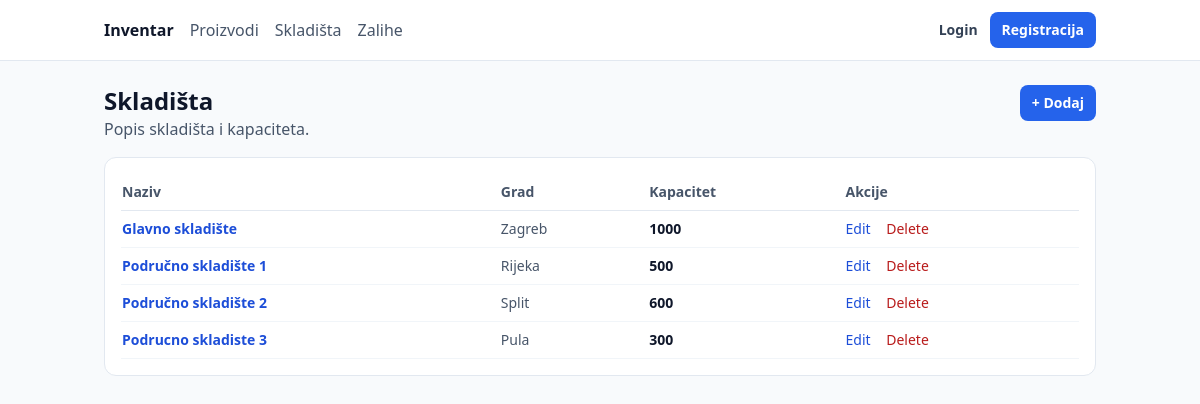
The page /warehouses/ on the database its author committed.
### inventory/models.py (models this page shows, shortened)
class Warehouse(models.Model):
    name = models.CharField(max_length=120)
    city = models.CharField(max_length=120)
    capacity = models.PositiveIntegerField()

### inventory/views.py (the view)
# urls.py: path("warehouses/", views.WarehouseListView.as_view(), name="warehouse_list"),
class WarehouseListView(ListView):
    model = Warehouse
    template_name = "inventory/warehouse_list.html"
    context_object_name = "warehouses"

### templates/inventory/warehouse_list.html (shortened to what this page needs)
{% extends "base.html" %}
{% block content %}
  <div class="flex items-start justify-between gap-4 mb-4">
    <div>
      <h1 class="text-2xl font-bold">Skladišta</h1>
      <p class="text-slate-600">Popis skladišta i kapaciteta.</p>
    </div>
    <a href="{% url 'warehouse_add' %}"
       class="px-3 py-2 rounded-lg bg-blue-600 hover:bg-blue-700 text-white text-sm font-semibold">
      + Dodaj
    </a>
  </div>
  <div class="bg-white border border-slate-200 rounded-xl p-4 overflow-x-auto">
    <table class="min-w-full text-sm">
      <thead class="text-slate-600">
        <tr class="border-b border-slate-200">
          <th class="text-left py-2 pr-4">Naziv</th>
          <th class="text-left py-2 pr-4">Grad</th>
          <th class="text-left py-2 pr-4">Kapacitet</th>
          <th class="text-left py-2 pr-4">Akcije</th>
        </tr>
      </thead>
      <tbody>
        {% for w in warehouses %}
          <tr class="border-b border-slate-100">
            <td class="py-2 pr-4">
              <a class="font-semibold text-blue-700 hover:underline" href="{% url 'warehouse_detail' w.pk %}">
                {{ w.name }}
              </a>
            </td>
            <td class="py-2 pr-4 text-slate-600">{{ w.city }}</td>
            <td class="py-2 pr-4 font-semibold">{{ w.capacity }}</td>
            <td class="py-2 pr-4">
              <a class="text-blue-700 hover:underline mr-3" href="{% url 'warehouse_edit' w.pk %}">Edit</a>
              <a class="text-red-700 hover:underline" href="{% url 'warehouse_delete' w.pk %}">Delete</a>
            </td>
          </tr>
        {% empty %}
          <tr><td class="py-3 text-slate-600" colspan="4">Nema skladišta.</td></tr>
        {% endfor %}
      </tbody>
    </table>
  </div>
{% endblock %}

### rows shown on the page
Warehouse: name "Glavno skladište", city "Zagreb", capacity "1000"
Warehouse: name "Područno skladište 1", city "Rijeka", capacity "500"
Warehouse: name "Područno skladište 2", city "Split", capacity "600"
Warehouse: name "Podrucno skladiste 3", city "Pula", capacity "300"
